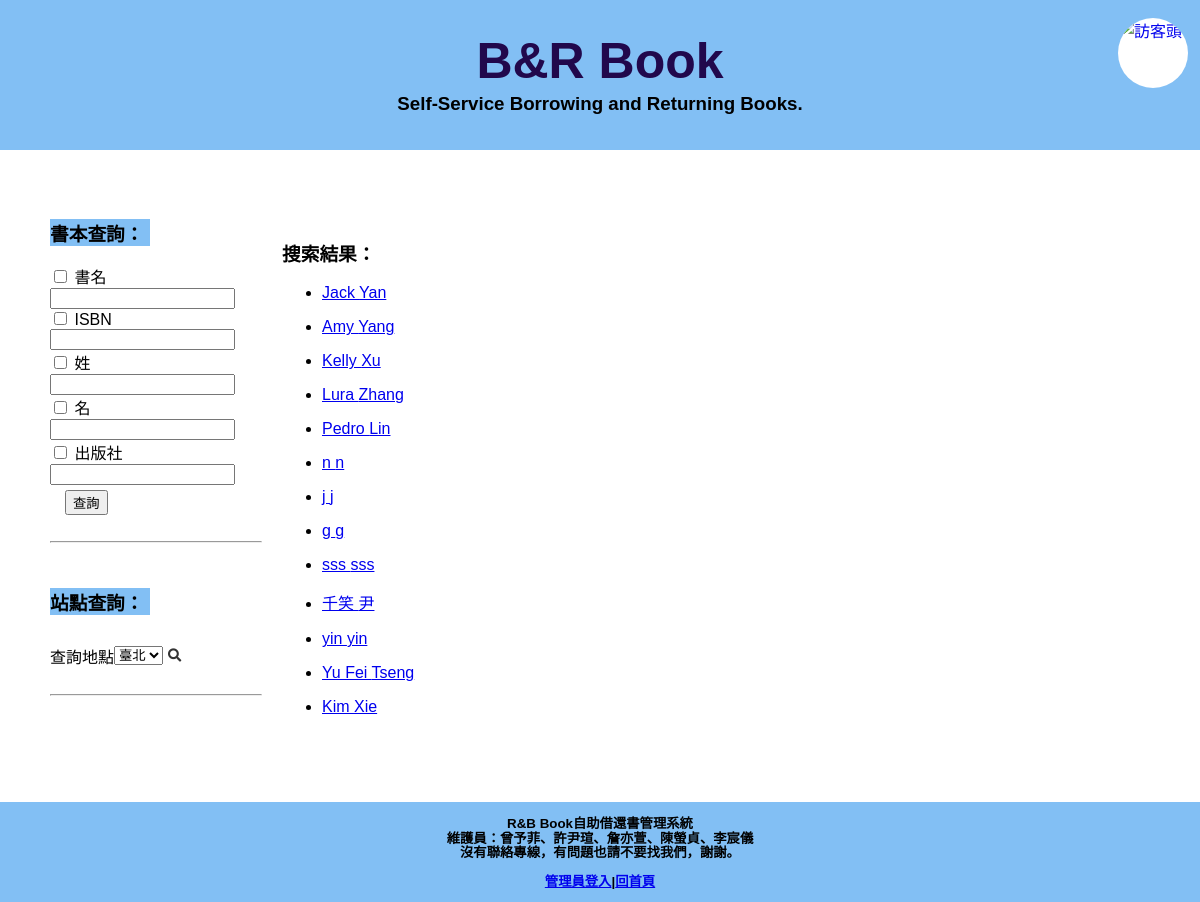
The app's page /member_search/ with its own data.
### members/models.py (models this page shows, shortened)
class Member(models.Model):
    sex_type = [
        ("M", "男性"),
        ("F", "女性"),
    ]
    phone = models.CharField(max_length=10, unique=True, verbose_name='電話')
    ssn = models.CharField(max_length=10, unique=True, verbose_name='身分證')
    fname = models.CharField(max_length=20, verbose_name='名')
    lname = models.CharField(max_length=5, verbose_name='姓')
    sex = models.CharField(max_length=1, choices=sex_type, null=True, verbose_name='性別')
    user = models.OneToOneField(User, on_delete=models.CASCADE, default= None, blank=True, null=True)

### members/views.py (the view)
# urls.py: path('member_search/', MemberSearchView.as_view(), name='member_search'),
class MemberSearchView(ListView):
    model = Member
    template_name = 'member_search.html'
    context_object_name = 'members'
    def get_queryset(self):
        queryset = Member.objects.all()
        mssn_query = self.request.GET.get('mssn_query')
        mlname_query = self.request.GET.get('mlname_query')
        mfname_query = self.request.GET.get('mfname_query')
        mphone_query = self.request.GET.get('mphone_query')
        if mssn_query and 'search_by_mssn' in self.request.GET:
            queryset = queryset.filter(ssn__icontains=mssn_query)
        if mlname_query and 'search_by_mlname' in self.request.GET:
            queryset = queryset.filter(lname__icontains=mlname_query)
        if mfname_query and 'search_by_mfname' in self.request.GET:
            queryset = queryset.filter(fname__icontains=mfname_query)
        if mphone_query and 'search_by_mphone' in self.request.GET:
            queryset = queryset.filter(phone__icontains=mphone_query)
        return queryset
    def get_context_data(self, **kwargs):
        context = super().get_context_data(**kwargs)
        context['request'] = self.request
        return context

### members/templates/member_search.html (shortened to what this page needs)
{% extends 'Mama.html' %}
{% block loadcss %}
    <link rel="stylesheet" href="../../static/css/home.css">
{% endblock %}
{% block main %}
<div class="primary">
    <div class="left">
        <h3>書本查詢：</h3>
        <form method="get" action="{% url 'book_search' %}" onsubmit="return validateForm()">
            <div>
                <input type="checkbox" id="search_by_title" name="search_by_title">
                <label for="search_by_title">書名</label>
                <input type="text" id="title_query" name="title_query"
                    value="{{ request.GET.title_query|default_if_none:'' }}">
            </div>
            <div>
                <input type="checkbox" id="search_by_isbn" name="search_by_isbn">
                <label for="search_by_isbn">ISBN</label>
                <input type="text" id="isbn_query" name="isbn_query"
                    value="{{ request.GET.isbn_query|default_if_none:'' }}">
            </div>
            <div>
                <input type="checkbox" id="search_by_lname" name="search_by_lname">
                <label for="search_by_lname">姓</label>
                <input type="text" id="lname_query" name="lname_query"
                    value="{{ request.GET.lname_query|default_if_none:'' }}">
            </div>
            <div>
                <input type="checkbox" id="search_by_fname" name="search_by_fname">
                <label for="search_by_fname">名</label>
                <input type="text" id="fname_query" name="fname_query"
                    value="{{ request.GET.fname_query|default_if_none:'' }}">
            </div>
            <div>
                <input type="checkbox" id="search_by_publisher" name="search_by_publisher">
                <label for="search_by_publisher">出版社</label>
                <input type="text" id="publisher_query" name="publisher_query"
                    value="{{ request.GET.publisher_query|default_if_none:'' }}">
            </div>
            <div class="search-box">
                <button type="submit">查詢</button>
            </div>
        </form>
        <br>
        <hr><br>
        <h3>站點查詢：</h3>
        <form method="get" action="{% url 'station_search' %}">
            <div class="search-box-station">
                <label for="station_location">查詢地點</label>
                <select id="station_location" name="station_location">
                    <option value="Taipei">臺北</option>
                </select>
                <button type="submit">
                    <i class="fa fa-search"></i>
                </button>
            </div>
        </form>
        <br><hr>
    </div>
    <div class="right">
        {% if members %}
        <h3>搜索結果：</h3>
        {% for member in members %}
        <a href="">
            <ul>
                <li><a href="/admin/members/member/{{member.id}}/change/">{{member.fname}} {{member.lname}}</a></li>
            </ul>
        </a>
        {% endfor %}
        {% else %}
        <p>查無相關會員</p>
        {% endif %}
    </div>
</div>
{% endblock %}

### static/css/mama.css (style rules this page uses)
body { margin: 0; font-family: 'Franklin Gothic Medium', 'Arial Narrow', Arial, sans-serif; }

### static/css/home.css (style rules this page uses)
.primary { display: flex; }
.left { width: 20%; }
.left h3 { width: 100px; background-color: rgb(130, 191, 244); }
.right { width: 80%; position: relative; padding: 20px; }
.search-box { padding-top: 5px; padding-left: 15px; }
.search-box-station { position:relative; display: flex; align-items: center; width: auto; padding-top: 10px; }
.search-box-station button { background: transparent; border: none; cursor: pointer; padding-left: 5px; color: #333; }

### records on screen
Member: fname "Jack", lname "Yan"
Member: fname "Amy", lname "Yang"
Member: fname "Kelly", lname "Xu"
Member: fname "Lura", lname "Zhang"
Member: fname "Pedro", lname "Lin"
Member: fname "n", lname "n"
Member: fname "j", lname "j"
Member: fname "g", lname "g"
Member: fname "sss", lname "sss"
Member: fname "千笑", lname "尹"
Member: fname "yin", lname "yin"
Member: fname "Yu Fei", lname "Tseng"
Member: fname "Kim", lname "Xie"
